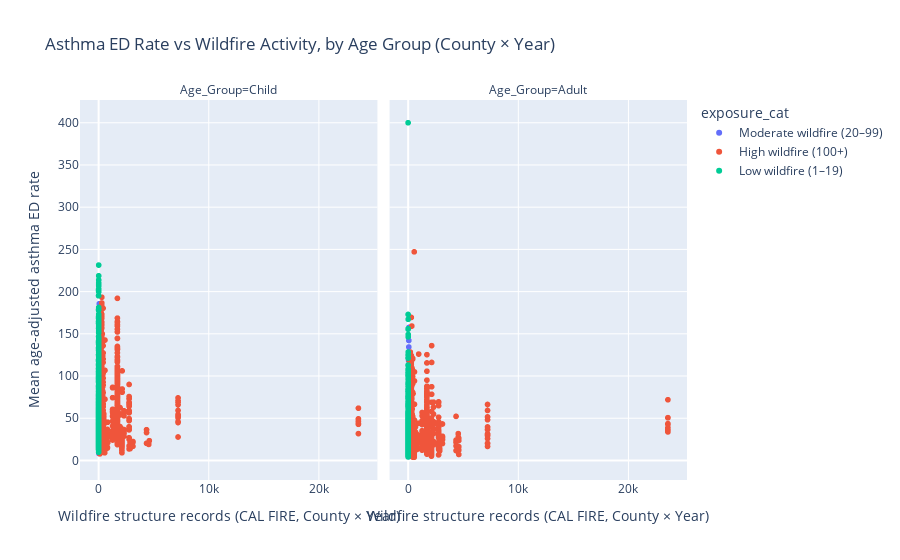

The code cell stored with this chart in its notebook:
### Code cell
plot_df = age_filtered[age_filtered["exposure_cat"] != "No wildfire"]
fig = px.scatter(
    plot_df,
    x="wildfire_records",
    y="Age-adjusted Rate",
    color="exposure_cat",
    facet_col="Age_Group",
    hover_data=["County", "Year", "Number of ED visits"],
    title="Asthma ED Rate vs Wildfire Activity, by Age Group (County × Year)",
    labels={
        "wildfire_records": "Wildfire structure records (CAL FIRE, County × Year)",
        "Age-adjusted Rate": "Mean age-adjusted asthma ED rate"
    }
)

fig.show()

### Figure 1 — Plotly figure (JSON) as saved in the notebook; plotly's stock layout.template omitted (floating-point values rounded to 4 significant figures; data arrays with more than 128 entries replaced by an {"elided": "..."} marker saying what was removed)
{"data": [{"customdata": {"elided": "449x3 mixed values"}, "hovertemplate": "exposure_cat=Moderate wildfire (20–99)<br>Age_Group=Child<br>Wildfire structure records (CAL FIRE, County × Year)=%{x}<br>Mean age-adjusted asthma ED rate=%{y}<br>County=%{customdata[0]}<br>Year=%{customdata[1]}<br>Number of ED visits=%{customdata[2]}<extra></extra>", "legendgroup": "Moderate wildfire (20–99)", "marker": {"color": "#636efa", "symbol": "circle"}, "mode": "markers", "name": "Moderate wildfire (20–99)", "showlegend": true, "type": "scattergl", "x": {"elided": "449 int values"}, "xaxis": "x", "y": {"elided": "449 float values"}, "yaxis": "y"}, {"customdata": {"elided": "543x3 mixed values"}, "hovertemplate": "exposure_cat=Moderate wildfire (20–99)<br>Age_Group=Adult<br>Wildfire structure records (CAL FIRE, County × Year)=%{x}<br>Mean age-adjusted asthma ED rate=%{y}<br>County=%{customdata[0]}<br>Year=%{customdata[1]}<br>Number of ED visits=%{customdata[2]}<extra></extra>", "legendgroup": "Moderate wildfire (20–99)", "marker": {"color": "#636efa", "symbol": "circle"}, "mode": "markers", "name": "Moderate wildfire (20–99)", "showlegend": false, "type": "scattergl", "x": {"elided": "543 int values"}, "xaxis": "x2", "y": {"elided": "543 float values"}, "yaxis": "y2"}, {"customdata": {"elided": "1653x3 mixed values"}, "hovertemplate": "exposure_cat=High wildfire (100+)<br>Age_Group=Child<br>Wildfire structure records (CAL FIRE, County × Year)=%{x}<br>Mean age-adjusted asthma ED rate=%{y}<br>County=%{customdata[0]}<br>Year=%{customdata[1]}<br>Number of ED visits=%{customdata[2]}<extra></extra>", "legendgroup": "High wildfire (100+)", "marker": {"color": "#EF553B", "symbol": "circle"}, "mode": "markers", "name": "High wildfire (100+)", "showlegend": true, "type": "scattergl", "x": {"elided": "1653 int values"}, "xaxis": "x", "y": {"elided": "1653 float values"}, "yaxis": "y"}, {"customdata": {"elided": "2170x3 mixed values"}, "hovertemplate": "exposure_cat=High wildfire (100+)<br>Age_Group=Adult<br>Wildfire structure records (CAL FIRE, County × Year)=%{x}<br>Mean age-adjusted asthma ED rate=%{y}<br>County=%{customdata[0]}<br>Year=%{customdata[1]}<br>Number of ED visits=%{customdata[2]}<extra></extra>", "legendgroup": "High wildfire (100+)", "marker": {"color": "#EF553B", "symbol": "circle"}, "mode": "markers", "name": "High wildfire (100+)", "showlegend": false, "type": "scattergl", "x": {"elided": "2170 int values"}, "xaxis": "x2", "y": {"elided": "2170 float values"}, "yaxis": "y2"}, {"customdata": {"elided": "713x3 mixed values"}, "hovertemplate": "exposure_cat=Low wildfire (1–19)<br>Age_Group=Child<br>Wildfire structure records (CAL FIRE, County × Year)=%{x}<br>Mean age-adjusted asthma ED rate=%{y}<br>County=%{customdata[0]}<br>Year=%{customdata[1]}<br>Number of ED visits=%{customdata[2]}<extra></extra>", "legendgroup": "Low wildfire (1–19)", "marker": {"color": "#00cc96", "symbol": "circle"}, "mode": "markers", "name": "Low wildfire (1–19)", "showlegend": true, "type": "scattergl", "x": {"elided": "713 int values"}, "xaxis": "x", "y": {"elided": "713 float values"}, "yaxis": "y"}, {"customdata": {"elided": "907x3 mixed values"}, "hovertemplate": "exposure_cat=Low wildfire (1–19)<br>Age_Group=Adult<br>Wildfire structure records (CAL FIRE, County × Year)=%{x}<br>Mean age-adjusted asthma ED rate=%{y}<br>County=%{customdata[0]}<br>Year=%{customdata[1]}<br>Number of ED visits=%{customdata[2]}<extra></extra>", "legendgroup": "Low wildfire (1–19)", "marker": {"color": "#00cc96", "symbol": "circle"}, "mode": "markers", "name": "Low wildfire (1–19)", "showlegend": false, "type": "scattergl", "x": {"elided": "907 int values"}, "xaxis": "x2", "y": {"elided": "907 float values"}, "yaxis": "y2"}], "layout": {"annotations": [{"font": {}, "showarrow": false, "text": "Age_Group=Child", "x": 0.245, "xanchor": "center", "xref": "paper", "y": 1, "yanchor": "bottom", "yref": "paper"}, {"font": {}, "showarrow": false, "text": "Age_Group=Adult", "x": 0.755, "xanchor": "center", "xref": "paper", "y": 1, "yanchor": "bottom", "yref": "paper"}], "legend": {"title": {"text": "exposure_cat"}, "tracegroupgap": 0}, "title": {"text": "Asthma ED Rate vs Wildfire Activity, by Age Group (County × Year)"}, "xaxis": {"anchor": "y", "domain": [0, 0.49], "title": {"text": "Wildfire structure records (CAL FIRE, County × Year)"}}, "xaxis2": {"anchor": "y2", "domain": [0.51, 1], "matches": "x", "title": {"text": "Wildfire structure records (CAL FIRE, County × Year)"}}, "yaxis": {"anchor": "x", "domain": [0, 1], "title": {"text": "Mean age-adjusted asthma ED rate"}}, "yaxis2": {"anchor": "x2", "domain": [0, 1], "matches": "y", "showticklabels": false}}}
